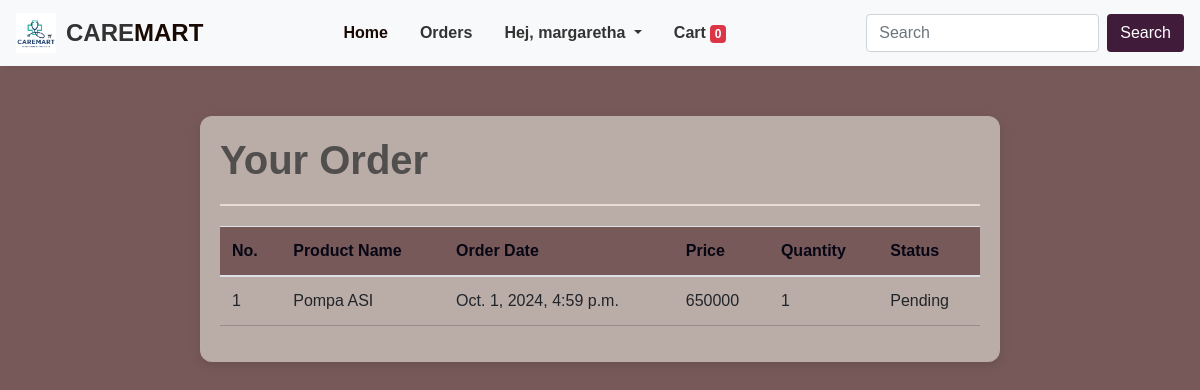
The app's page /order/ (signed in) with its own data.
### store/models/customer.py (models this page shows, shortened)
class Customer(models.Model):
    username = models.CharField(max_length=50, default='')
    password = models.CharField(max_length=15)
    address = models.CharField(max_length=255, default='')  # Tambahkan default di sini
    email = models.EmailField(max_length=100)
    bank = models.CharField(max_length=50, default='')

### store/models/order.py (models this page shows)
class OrderDetail(models.Model):
    user = models.CharField(max_length=255)
    product_name = models.CharField(max_length=255)
    qty = models.PositiveIntegerField(default=1)
    price = models.IntegerField()
    ordered_date = models.DateTimeField(auto_now_add=True)
    status = models.CharField(max_length=20, default='Pending', choices=STATUS_CHOICE)

### store/views.py (the view)
# urls.py: path('order/', views.order, name='order'),
def order(request):
    totalitem=0
    if request.session.has_key('username'):
        username = request.session['username']
        totalitem = len(Cart.objects.filter(username=username))
        order = OrderDetail.objects.filter(user=username)
        customer = Customer.objects.filter(username=username)
        for c in customer:
            username=c.username
        data ={
        'order':order,
        'username':username,
        'totalitem':totalitem
         }
        if order:
            return render(request, 'order.html',data)
        else:
            return render(request, 'emptyorder.html',data)
    else:
        return redirect('login')

### store/templates/order.html (shortened to what this page needs)
{% extends 'base.html' %} {% load static %} {% block title %} Order {% endblock title %} {% block content %}
<div class="container">
  <p class="display-4">Your Order</p>
  <hr />
  <table class="table table-hover">
    <thead>
      <tr>
        <th>No.</th>
        <th>Product Name</th>
        <th>Order Date</th>
        <th>Price</th>
        <th>Quantity</th>
        <th>Status</th>
      </tr>
    </thead>
    <tbody>
      {% for order in order %}
      <tr>
        <td>{{ forloop.counter }}</td>
        <td>{{ order.product_name }}</td>
        <td>{{ order.ordered_date }}</td>
        <td>{{ order.price }}</td>
        <td>{{ order.qty }}</td>
        <td>{{ order.status }}</td>
      </tr>
      {% endfor %}
    </tbody>
  </table>
</div>
{% endblock %}

### store/templates/base.html (shortened to what this page needs)
<!DOCTYPE html>
<html lang="en">
  {% load static %}
  <head>
    <link rel="stylesheet" href="https://cdn.jsdelivr.net/npm/bootstrap@4.6.1/dist/css/bootstrap.min.css" />
  </head>
  <body>
    <nav class="navbar navbar-expand-lg navbar-light">
      <a class="navbar-brand" href="/">
        <img src="{% static 'images/logo_new.png' %}" alt="Logo" />
        <div class="brand-text">CARE<span>MART</span></div>
      </a>
      <div class="collapse navbar-collapse" id="navbarNav">
        <ul class="navbar-nav">
          <li class="nav-item active">
            <a class="nav-link" href="/">Home</a>
          </li>
          {% if request.session %}
          <li class="nav-item">
            <a class="nav-link" href="/order/">Orders</a>
          </li>
          <li class="nav-item dropdown">
            <a class="nav-link dropdown-toggle" href="#" id="navbarDropdown" role="button" data-toggle="dropdown" aria-haspopup="true" aria-expanded="false"> Hej, {{username}} </a>
          </li>
          <li class="nav-item">
            <a class="nav-link" href="/show_cart">Cart<span class="badge badge-danger ml-1">{{totalitem}}</span></a>
          </li>
          {% endif %}
        </ul>
        <form class="form-inline ml-auto" action="/search">
          <input class="form-control mr-2" type="search" placeholder="Search" aria-label="Search" name="query" />
          <button class="btn btn-search" type="submit">Search</button>
        </form>
      </div>
    </nav>
    {% block content %} {% endblock %}
  </body>
</html>

### store/templates/base.html (style rules this page uses)
:root { --navbar-bg-color: #f8f9fa; --navbar-text-color: #333; --navbar-link-hover-color: #411b3a; --navbar-link-active-color: #190903; --navbar-shadow: 0 4px 6px -4px rgba(0, 0, 0, 0.1); --search-btn-bg-color: #411b3a; --search-btn-text-color: #fff; --font-family: "Roboto", sans-serif; }
body { font-family: var(--font-family); }
nav { background-color: var(--navbar-bg-color) !important; box-shadow: var(--navbar-shadow); }
.navbar-brand { display: flex; align-items: center; }
.navbar-brand img { height: 40px; }
.navbar-brand .brand-text { font-size: 1.5rem; font-weight: 700; color: var(--navbar-text-color); margin-left: 10px; }
.navbar-brand .brand-text span { color: #190903; }
.navbar-nav .nav-link { color: var(--navbar-text-color) !important; font-weight: 700; }
.navbar-nav .nav-item.active .nav-link { color: var(--navbar-link-active-color) !important; }
.btn-search { background-color: var(--search-btn-bg-color) !important; color: var(--search-btn-text-color) !important; }
.navbar-nav { margin-left: auto; }
.nav-item { margin-right: 1rem; }

### store/templates/order.html (style rules this page uses)
body { background-color: #775959; font-family: "Montserrat", sans-serif; color: #e6d8d3; }
.container { max-width: 800px; margin: 50px auto; padding: 20px; background-color: #baaca7; border-radius: 12px; box-shadow: 0 4px 12px rgba(0, 0, 0, 0.1); }
.display-4 { font-size: 2.5rem; font-weight: 700; color: #514e4e; margin-bottom: 20px; }
hr { border: 1px solid #eadad4; }
table { width: 100%; margin-top: 20px; }
th, td { padding: 12px 15px; text-align: left; font-size: 1rem; }
th { background-color: #775959; color: #060614; font-weight: 600; }
td { border-bottom: 1px solid #968c8c; }

### records on screen
Customer: username "margaretha"
OrderDetail: product_name "Pompa ASI", ordered_date "Oct. 1, 2024, 4:59 p.m.", price "650000", qty "1", status "Pending"

### other values on screen
{{ totalitem }} "0"
